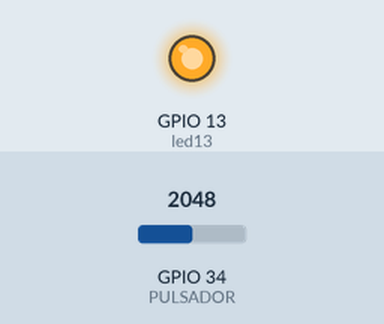
Recording of a sketch running on a simulated ESP32. Parts: output pins drawn as LEDs (lit = HIGH). Inputs (shaded band) come from the test bench; at power-on: GPIO 34 (PULSADOR) = 2048.

Above: at 1.2 s.
1.3 s: GPIO 34 (PULSADOR) set to 603
2.8 s: GPIO 34 (PULSADOR) set to 513
At 3.1 s:
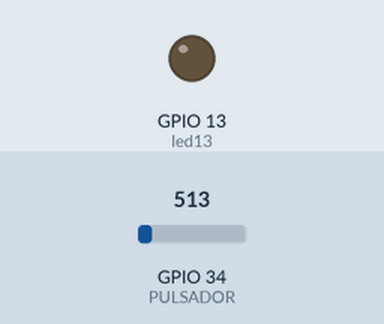
4.3 s: GPIO 34 (PULSADOR) set to 590
At 5.5 s:
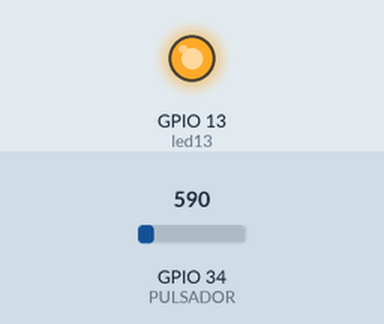
5.8 s: GPIO 34 (PULSADOR) set to 510
At 6.8 s:
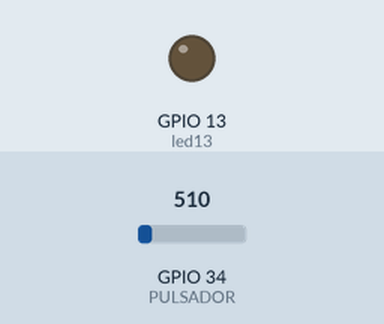
Timing chart, 0 to 8.3 s (numbered marks = the images above; inputs shaded):
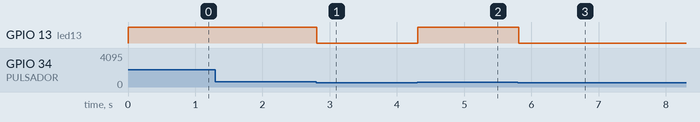

The sketch:

HeartBeatSensor.ino
```cpp
int PULSADOR = 34;
int led13 = 13;

int Signal;
int Threshold = 550;

void setup() {
  pinMode(led13, OUTPUT);
  Serial.begin(9600);
}

void loop() {
  Signal = analogRead(PULSADOR);

  if(Signal > Threshold){
    digitalWrite(led13,HIGH);
  }else {
    digitalWrite(led13,LOW);
  }

  delay(50);
}
```

Measured:
- the behaviour switches between 551 and 550 on GPIO 34 (PULSADOR) (found by bisection; images 0 and 1)
- after the input at 1.3 s, every drawn part: stays the same
- after the input at 2.8 s, GPIO 13 (led13): HIGH → LOW at once
- after the input at 4.3 s, GPIO 13 (led13): LOW → HIGH at once
- after the input at 5.8 s, GPIO 13 (led13): HIGH → LOW at once
